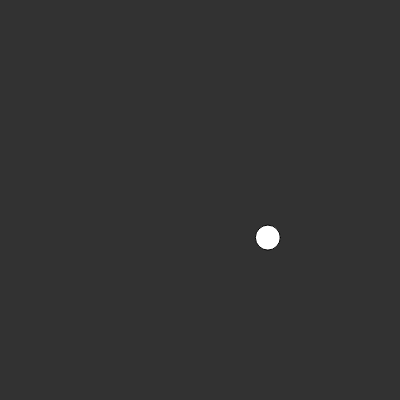
Frame 1 (no input)
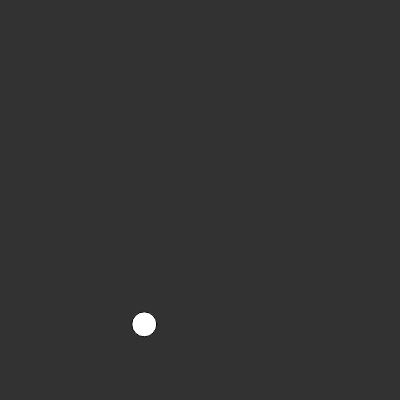
Frame 60 (no input)
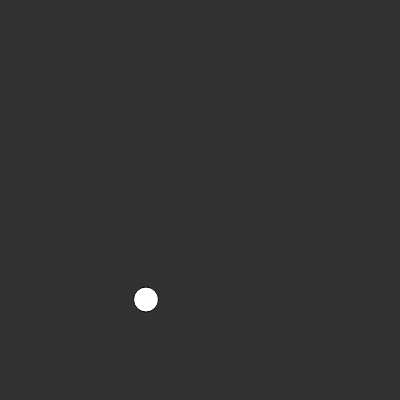
Frame 120 (the mouse pressed at the canvas centre since frame 60)

The p5.js sketch that drew these frames (run headless with seeded random() and noise() and a simulated clock; from frame 60 on, the mouse is pressed at the canvas centre):

// p5.js sketch
// ── sketch.js
let xOffset = 0;
let yOffset = 1000;

function setup() { 
  createCanvas(400, 400);
} 

function draw() { 
  background(50);

  //let x = random(width);
  let x = map(noise(xOffset), 0, 1, 0, width);
  let y = map(noise(yOffset), 0, 1, 0, height);

  xOffset += 0.01;
  yOffset += 0.01;

  ellipse(x, y, 25, 25);
}
